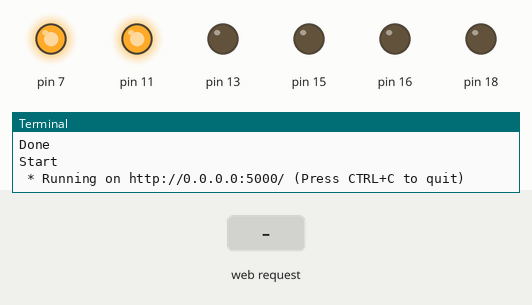
Bench run of a program on a simulated Raspberry Pi (header pin numbers). Parts: output pins drawn as LEDs (lit = HIGH), the last lines printed to the terminal. The inputs (shaded band) are chosen by the test bench. The camera gives no picture and a still takes 0.5 s; the clock reads 2024-03-15 10:24:30 at power-on unless the program sets it.

Above: at 1.2 s.
1.3 s: HTTP request for /left received
At 1.8 s:
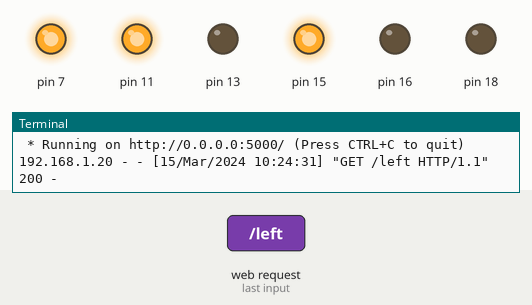
2.8 s: HTTP request for /right received
At 4.0 s:
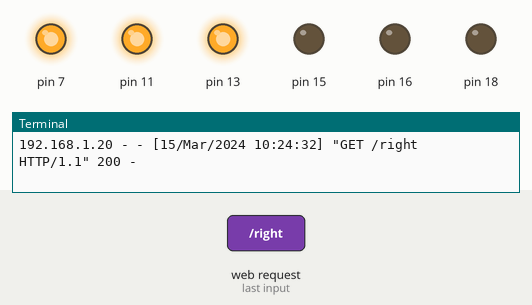
4.3 s: HTTP request for /up received
At 5.2 s:
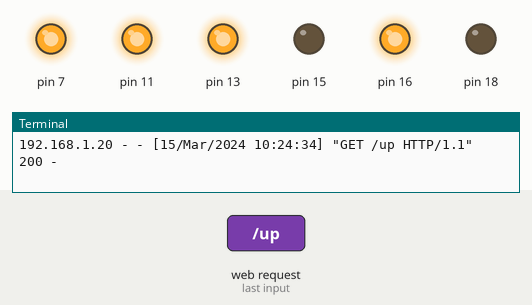
5.8 s: HTTP request for /down received
At 6.4 s:
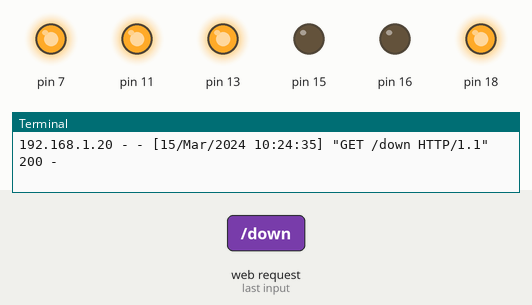
7.3 s: HTTP request for /no_turn received
At 8.5 s:
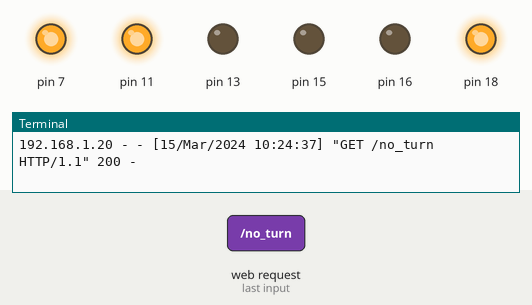
8.8 s: HTTP request for /left received
At 9.9 s:
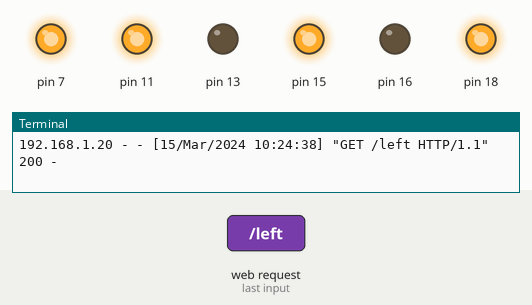
Timing chart, 0 to 11.3 s (numbered marks = the images above; inputs shaded):
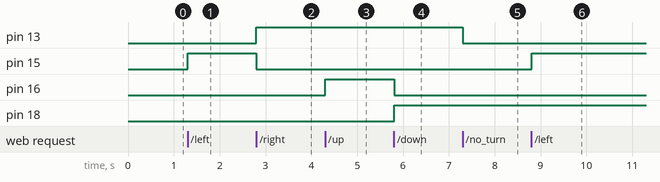

Measured:
- after the input at 1.3 s, pin 15: LOW → HIGH at once
- after the input at 2.8 s, pin 13: LOW → HIGH at once; pin 15: HIGH → LOW at once
- after the input at 4.3 s, pin 16: LOW → HIGH at once
- after the input at 5.8 s, pin 16: HIGH → LOW at once; pin 18: LOW → HIGH at once
- after the input at 7.3 s, pin 13: HIGH → LOW at once
- after the input at 8.8 s, pin 15: LOW → HIGH at once

The program:

web.py
```python
from flask import Flask, render_template, Response, request
import RPi.GPIO as GPIO
import time
from camera_pi import Camera

app = Flask(__name__)


GPIO.setwarnings(False)
GPIO.setmode(GPIO.BOARD)
GPIO.setup(7, GPIO.OUT)
GPIO.setup(11, GPIO.OUT)
GPIO.setup(13, GPIO.OUT)
GPIO.setup(15, GPIO.OUT)
GPIO.setup(16, GPIO.OUT)
GPIO.setup(18, GPIO.OUT)
GPIO.output(7, True)
GPIO.output(11, True)

print ("Done")

a=1

@app.route("/")
def index():
    return render_template('index.html')

#Motor Control
@app.route('/left')
def left_side():
    data1="LEFT"
    GPIO.output(13, False)
    GPIO.output(15, True)
    return 'true'

@app.route('/right')
def right_side():
   data1="RIGHT"
   GPIO.output(13, True)
   GPIO.output(15, False)
   return 'true'

@app.route('/up')
def up_side():
   data1="FORWARD"
   GPIO.output(16, True)
   GPIO.output(18, False)
   return 'true'

@app.route('/down')
def down_side():
   data1="BACK"
   GPIO.output(16, False)
   GPIO.output(18, True)
   return 'true'

@app.route('/stop')
def stop():
   data1="STOP"
   GPIO.output(13, False)
   GPIO.output(15, False)
   GPIO.output(16, False)
   GPIO.output(18, False)
   return  'true'

@app.route('/no_turn')
def no_turn():
   data1="NOTURN"
   GPIO.output(13, False)
   GPIO.output(15, False)
   return  'true'

def gen(camera):
    """Video streaming generator function."""
    while True:
        frame = camera.get_frame()
        yield (b'--frame\r\n'
               b'Content-Type: image/jpeg\r\n\r\n' + frame + b'\r\n')

@app.route('/video_feed')
def video_feed():
    """Video streaming route. Put this in the src attribute of an img tag."""
    return Response(gen(Camera()),
                    mimetype='multipart/x-mixed-replace; boundary=frame')

if __name__ == '__main__':
    print ("Start")
    app.run(host='0.0.0.0', port =5000, debug=True, threaded=True)
```

camera_pi.py
```python
#!/usr/bin/env python
# -*- coding: utf-8 -*-
#
#  camera_pi.py
#
#
#
import time
import io
import threading
import picamera


class Camera(object):
    thread = None  # background thread that reads frames from camera
    frame = None  # current frame is stored here by background thread
    last_access = 0  # time of last client access to the camera

    def initialize(self):
        if Camera.thread is None:
            # start background frame thread
            Camera.thread = threading.Thread(target=self._thread)
            Camera.thread.start()

            # wait until frames start to be available
            while self.frame is None:
                time.sleep(0)

    def get_frame(self):
        Camera.last_access = time.time()
        self.initialize()
        return self.frame

    @classmethod
    def _thread(cls):
        with picamera.PiCamera() as camera:
            # camera setup
            camera.resolution = (320, 240)
            camera.hflip = True

            # let camera warm up
            camera.start_preview()
            time.sleep(2)

            stream = io.BytesIO()
            for foo in camera.capture_continuous(stream, 'jpeg',
                                                 use_video_port=True):
                # store frame
                stream.seek(0)
                cls.frame = stream.read()

                # reset stream for next frame
                stream.seek(0)
                stream.truncate()

                # if there hasn't been any clients asking for frames in
                # the last 10 seconds stop the thread
                if time.time() - cls.last_access > 10:
                    break
        cls.thread = None
```
